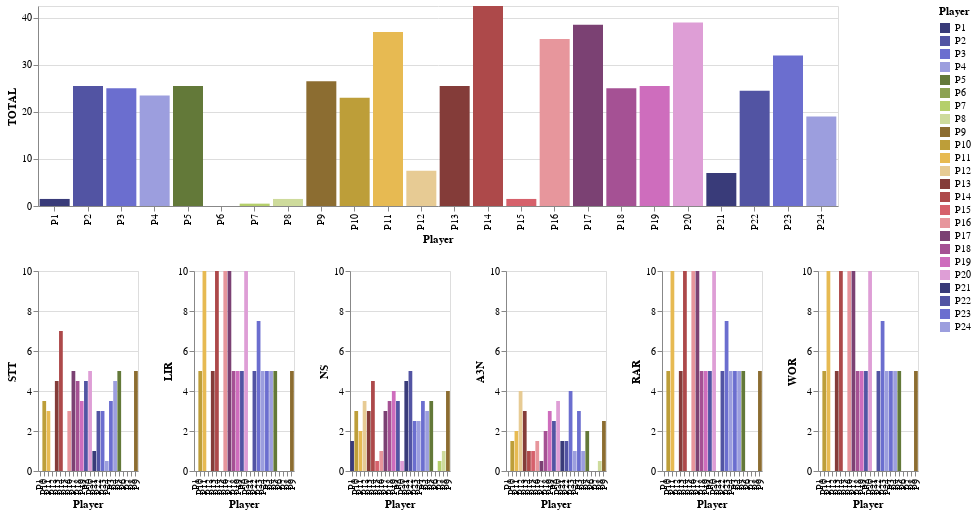

Notebook code for this chart:
### Markdown cell above
### Detailed Charts

### Code cell
#collapse-hide
dt9_8 = pd.read_csv("/home/rubens/papers_briefing/csvs/mapBattle.csv")
selector = alt.selection_single(empty='all', fields=['Player'])
l = dt9_8['Player'].tolist()
color_scale = alt.Scale(domain=l,scheme="category20b")
base = alt.Chart(dt9_8).properties(
    width=800,
    height=200
).add_selection(selector)

points = base.mark_bar(filled=True, size=30).encode(
    x=alt.X('Player:N', sort=alt.EncodingSortField(field='Test', order='descending')),
    y=alt.Y('TOTAL:Q',            
            scale=alt.Scale(domain=[0,max(dt9_8['TOTAL'].tolist())])),
    tooltip=['Test:N','Type:N'],
    color=alt.condition(selector,
                        'Player:N',
                        alt.value('lightgray'),
                        scale=color_scale),
)

hists = base.mark_bar(opacity=1.0, thickness=100).encode(
    x=alt.X('Player:N'),
    y=alt.Y('STT:Q',
            stack=None,
            scale=alt.Scale(domain=[0,10])),
    color=alt.Color('Player:N',
                    scale=color_scale),
    tooltip=['Code:N']
).transform_filter(
    selector
).properties(
    width=100,
    height=200
)

hists2 = base.mark_bar(opacity=1.0, thickness=100).encode(
    x=alt.X('Player:N'),
    y=alt.Y('LIR:Q',
            stack=None,
            scale=alt.Scale(domain=[0,10])),
    color=alt.Color('Player:N',
                    scale=color_scale),
    tooltip=['Code:N']
).transform_filter(
    selector
).properties(
    width=100,
    height=200
)

hists3 = base.mark_bar(opacity=1.0, thickness=80).encode(
    x=alt.X('Player:N'),
    y=alt.Y('NS:Q',
            stack=None,
            scale=alt.Scale(domain=[0,10])),
    color=alt.Color('Player:N',
                    scale=color_scale),
    tooltip=['Code:N']
).transform_filter(
    selector
).properties(
    width=100,
    height=200
)

hists4 = base.mark_bar(opacity=1.0, thickness=80).encode(
    x=alt.X('Player:N'),
    y=alt.Y('A3N:Q',
            stack=None,
            scale=alt.Scale(domain=[0,10])),
    color=alt.Color('Player:N',
                    scale=color_scale),
    tooltip=['Code:N']
).transform_filter(
    selector
).properties(
    width=100,
    height=200
)

hists5 = base.mark_bar(opacity=1.0, thickness=80).encode(
    x=alt.X('Player:N'),
    y=alt.Y('RAR:Q',
            stack=None,
            scale=alt.Scale(domain=[0,10])),
    color=alt.Color('Player:N',
                    scale=color_scale),
    tooltip=['Code:N']
).transform_filter(
    selector
).properties(
    width=100,
    height=200
)

hists6 = base.mark_bar(opacity=1.0, thickness=80).encode(
    x=alt.X('Player:N'),
    y=alt.Y('WOR:Q',
            stack=None,
            scale=alt.Scale(domain=[0,10])),
    color=alt.Color('Player:N',
                    scale=color_scale),
    tooltip=['Code:N']
).transform_filter(
    selector
).properties(
    width=100,
    height=200
)

alt.vconcat(points , hists | hists2 | hists3 | hists4 | hists5 | hists6)

### Figure 1 — Vega-Lite specification as saved in the notebook (floating-point values rounded to 4 significant figures)
{"config": {"view": {"continuousWidth": 400, "continuousHeight": 300}}, "vconcat": [{"mark": {"type": "bar", "filled": true, "size": 30}, "encoding": {"color": {"condition": {"type": "nominal", "field": "Player", "scale": {"domain": ["P1", "P2", "P3", "P4", "P5", "P6", "P7", "P8", "P9", "P10", "P11", "P12", "P13", "P14", "P15", "P16", "P17", "P18", "P19", "P20", "P21", "P22", "P23", "P24"], "scheme": "category20b"}, "selection": "selector006"}, "value": "lightgray"}, "tooltip": [{"type": "nominal", "field": "Test"}, {"type": "nominal", "field": "Type"}], "x": {"type": "nominal", "field": "Player", "sort": {"field": "Test", "order": "descending"}}, "y": {"type": "quantitative", "field": "TOTAL", "scale": {"domain": [0, 42.5]}}}, "height": 200, "selection": {"selector006": {"type": "single", "empty": "all", "fields": ["Player"]}}, "width": 800}, {"hconcat": [{"mark": {"type": "bar", "opacity": 1.0, "thickness": 100}, "encoding": {"color": {"type": "nominal", "field": "Player", "scale": {"domain": ["P1", "P2", "P3", "P4", "P5", "P6", "P7", "P8", "P9", "P10", "P11", "P12", "P13", "P14", "P15", "P16", "P17", "P18", "P19", "P20", "P21", "P22", "P23", "P24"], "scheme": "category20b"}}, "tooltip": [{"type": "nominal", "field": "Code"}], "x": {"type": "nominal", "field": "Player"}, "y": {"type": "quantitative", "field": "STT", "scale": {"domain": [0, 10]}, "stack": null}}, "height": 200, "selection": {"selector006": {"type": "single", "empty": "all", "fields": ["Player"]}}, "transform": [{"filter": {"selection": "selector006"}}], "width": 100}, {"mark": {"type": "bar", "opacity": 1.0, "thickness": 100}, "encoding": {"color": {"type": "nominal", "field": "Player", "scale": {"domain": ["P1", "P2", "P3", "P4", "P5", "P6", "P7", "P8", "P9", "P10", "P11", "P12", "P13", "P14", "P15", "P16", "P17", "P18", "P19", "P20", "P21", "P22", "P23", "P24"], "scheme": "category20b"}}, "tooltip": [{"type": "nominal", "field": "Code"}], "x": {"type": "nominal", "field": "Player"}, "y": {"type": "quantitative", "field": "LIR", "scale": {"domain": [0, 10]}, "stack": null}}, "height": 200, "selection": {"selector006": {"type": "single", "empty": "all", "fields": ["Player"]}}, "transform": [{"filter": {"selection": "selector006"}}], "width": 100}, {"mark": {"type": "bar", "opacity": 1.0, "thickness": 80}, "encoding": {"color": {"type": "nominal", "field": "Player", "scale": {"domain": ["P1", "P2", "P3", "P4", "P5", "P6", "P7", "P8", "P9", "P10", "P11", "P12", "P13", "P14", "P15", "P16", "P17", "P18", "P19", "P20", "P21", "P22", "P23", "P24"], "scheme": "category20b"}}, "tooltip": [{"type": "nominal", "field": "Code"}], "x": {"type": "nominal", "field": "Player"}, "y": {"type": "quantitative", "field": "NS", "scale": {"domain": [0, 10]}, "stack": null}}, "height": 200, "selection": {"selector006": {"type": "single", "empty": "all", "fields": ["Player"]}}, "transform": [{"filter": {"selection": "selector006"}}], "width": 100}, {"mark": {"type": "bar", "opacity": 1.0, "thickness": 80}, "encoding": {"color": {"type": "nominal", "field": "Player", "scale": {"domain": ["P1", "P2", "P3", "P4", "P5", "P6", "P7", "P8", "P9", "P10", "P11", "P12", "P13", "P14", "P15", "P16", "P17", "P18", "P19", "P20", "P21", "P22", "P23", "P24"], "scheme": "category20b"}}, "tooltip": [{"type": "nominal", "field": "Code"}], "x": {"type": "nominal", "field": "Player"}, "y": {"type": "quantitative", "field": "A3N", "scale": {"domain": [0, 10]}, "stack": null}}, "height": 200, "selection": {"selector006": {"type": "single", "empty": "all", "fields": ["Player"]}}, "transform": [{"filter": {"selection": "selector006"}}], "width": 100}, {"mark": {"type": "bar", "opacity": 1.0, "thickness": 80}, "encoding": {"color": {"type": "nominal", "field": "Player", "scale": {"domain": ["P1", "P2", "P3", "P4", "P5", "P6", "P7", "P8", "P9", "P10", "P11", "P12", "P13", "P14", "P15", "P16", "P17", "P18", "P19", "P20", "P21", "P22", "P23", "P24"], "scheme": "category20b"}}, "tooltip": [{"type": "nominal", "field": "Code"}], "x": {"type": "nominal", "field": "Player"}, "y": {"type": "quantitative", "field": "RAR", "scale": {"domain": [0, 10]}, "stack": null}}, "height": 200, "selection": {"selector006": {"type": "single", "empty": "all", "fields": ["Player"]}}, "transform": [{"filter": {"selection": "selector006"}}], "width": 100}, {"mark": {"type": "bar", "opacity": 1.0, "thickness": 80}, "encoding": {"color": {"type": "nominal", "field": "Player", "scale": {"domain": ["P1", "P2", "P3", "P4", "P5", "P6", "P7", "P8", "P9", "P10", "P11", "P12", "P13", "P14", "P15", "P16", "P17", "P18", "P19", "P20", "P21", "P22", "P23", "P24"], "scheme": "category20b"}}, "tooltip": [{"type": "nominal", "field": "Code"}], "x": {"type": "nominal", "field": "Player"}, "y": {"type": "quantitative", "field": "WOR", "scale": {"domain": [0, 10]}, "stack": null}}, "height": 200, "selection": {"selector006": {"type": "single", "empty": "all", "fields": ["Player"]}}, "transform": [{"filter": {"selection": "selector006"}}], "width": 100}]}], "data": {"name": "data-fddb509c837c2affd1b7c2eb2d95f13c"}, "$schema": "https://vega.github.io/schema/vega-lite/v4.8.1.json", "datasets": {"data-fddb509c837c2affd1b7c2eb2d95f13c": [{"Player": "P1", "STT": 0.0, "LIR": 0.0, "RAR": 0.0, "WOR": 0.0, "NS": 1.5, "A3N": 0.0, "TOTAL": 1.5, "Test": "LBattle-31696507", "Type": "LE", "Code": "attack(Ranged,lessHealthy) attack(Heavy,closest)"}, {"Player": "P2", "STT": 4.5, "LIR": 5.0, "RAR": 5.0, "WOR": 5.0, "NS": 3.5, "A3N": 2.5, "TOTAL": 25.5, "Test": "Battle-31696509", "Type": "LE", "Code": "for(u) (attack(Ranged,closest,u)) attack(Heavy,closest)"}, {"Player": "P3", "STT": 3.5, "LIR": 5.0, "RAR": 5.0, "WOR": 5.0, "NS": 3.5, "A3N": 3.0, "TOTAL": 25.0, "Test": "LBattle-31696511", "Type": "ME", "Code": "attack(Ranged,closest) for(u) (attack(Heavy,closest,u))"}, {"Player": "P4", "STT": 4.5, "LIR": 5.0, "RAR": 5.0, "WOR": 5.0, "NS": 3.0, "A3N": 1.0, "TOTAL": 23.5, "Test": "LBattle-31696506", "Type": "ME", "Code": "for(u) (attack(Heavy,closest,u) attack(Ranged,closest,u))"}, {"Player": "P5", "STT": 5.0, "LIR": 5.0, "RAR": 5.0, "WOR": 5.0, "NS": 3.5, "A3N": 2.0, "TOTAL": 25.5, "Test": "Battle-31696509", "Type": "ME", "Code": "for(u) (attack(Ranged,closest,u)) for(u) (attack(Heavy,closest,u))"}, {"Player": "P6", "STT": 0.0, "LIR": 0.0, "RAR": 0.0, "WOR": 0.0, "NS": 0.0, "A3N": 0.0, "TOTAL": 0.0, "Test": "Battle-31696509", "Type": "LE", "Code": "for(u) (attack(Heavy,closest,u) moveToUnit(Ranged,Ally,strongest,u))"}, {"Player": "P7", "STT": 0.0, "LIR": 0.0, "RAR": 0.0, "WOR": 0.0, "NS": 0.5, "A3N": 0.0, "TOTAL": 0.5, "Test": "LB-42826120", "Type": "LE", "Code": "for(u) (moveToUnit(Ranged,Ally,strongest,u)) for(u) (attack(Ranged,closest,u))"}, {"Player": "P8", "STT": 0.0, "LIR": 0.0, "RAR": 0.0, "WOR": 0.0, "NS": 1.0, "A3N": 0.5, "TOTAL": 1.5, "Test": "LBattle-31696511", "Type": "LE", "Code": "moveToUnit(Ranged,Enemy,closest) attack(Ranged,lessHealthy) attack(Heavy,closest)"}, {"Player": "P9", "STT": 5.0, "LIR": 5.0, "RAR": 5.0, "WOR": 5.0, "NS": 4.0, "A3N": 2.5, "TOTAL": 26.5, "Test": "Battle-31696509", "Type": "MP", "Code": "attack(Heavy,closest) if(HaveUnitsToDistantToEnemy(Heavy,7)) (attack(Ranged,closest))"}, {"Player": "P10", "STT": 3.5, "LIR": 5.0, "RAR": 5.0, "WOR": 5.0, "NS": 3.0, "A3N": 1.5, "TOTAL": 23.0, "Test": "LBattle-31696507", "Type": "ME", "Code": "attack(Heavy,closest) if(HaveUnitsToDistantToEnemy(Ranged,8)) (attack(Ranged,closest))"}, {"Player": "P11", "STT": 3.0, "LIR": 10.0, "RAR": 10.0, "WOR": 10.0, "NS": 2.0, "A3N": 2.0, "TOTAL": 37.0, "Test": "LBattle-31696507", "Type": "LE", "Code": "moveToUnit(Ranged,Ally,strongest) for(u) (attack(Ranged,closest,u) attack(Heavy,closest,u))"}, {"Player": "P12", "STT": 0.0, "LIR": 0.0, "RAR": 0.0, "WOR": 0.0, "NS": 3.5, "A3N": 4.0, "TOTAL": 7.5, "Test": "LB-42826107", "Type": "LE", "Code": "if(HaveUnitsToDistantToEnemy(Ranged,9)) (attack(Ranged,closest)) (attack(Heavy,lessHealthy))"}, {"Player": "P13", "STT": 4.5, "LIR": 5.0, "RAR": 5.0, "WOR": 5.0, "NS": 3.0, "A3N": 3.0, "TOTAL": 25.5, "Test": "Battle-31696509", "Type": "LE", "Code": "if(HaveUnitsToDistantToEnemy(Ranged,8)) (attack(Ranged,closest)) for(u) (attack(Heavy,closest,u))"}, {"Player": "P14", "STT": 7.0, "LIR": 10.0, "RAR": 10.0, "WOR": 10.0, "NS": 4.5, "A3N": 1.0, "TOTAL": 42.5, "Test": "LB-42826107", "Type": "MP", "Code": "attack(Ranged,closest) for(u) (if(HaveUnitsToDistantToEnemy(Heavy,9,u)) (attack(Heavy,closest,u)))"}, {"Player": "P15", "STT": 0.0, "LIR": 0.0, "RAR": 0.0, "WOR": 0.0, "NS": 0.5, "A3N": 1.0, "TOTAL": 1.5, "Test": "LB-42826107", "Type": "LE", "Code": "if(HaveUnitsToDistantToEnemy(Ranged,9)) (attack(Ranged,closest)) moveaway(Heavy) attack(Heavy,closest)"}, {"Player": "P16", "STT": 3.0, "LIR": 10.0, "RAR": 10.0, "WOR": 10.0, "NS": 1.0, "A3N": 1.5, "TOTAL": 35.5, "Test": "LB-42826120", "Type": "MP", "Code": "for(u) (moveToUnit(Ranged,Ally,strongest,u) attack(Ranged,closest,u)) for(u) (attack(Heavy,closest,u))"}, {"Player": "P17", "STT": 5.0, "LIR": 10.0, "RAR": 10.0, "WOR": 10.0, "NS": 3.0, "A3N": 0.5, "TOTAL": 38.5, "Test": "LBattle-31696511", "Type": "MP", "Code": "attack(Heavy,closest) for(u) (if(HaveQtdUnitsAttacking(Ranged,1)) (moveaway(Ranged,u)) attack(Ranged,closest,u))"}, {"Player": "P18", "STT": 4.5, "LIR": 5.0, "RAR": 5.0, "WOR": 5.0, "NS": 3.5, "A3N": 2.0, "TOTAL": 25.0, "Test": "LBattle-31696511", "Type": "LE", "Code": "if(HaveUnitsinEnemyRange(Ranged)) (attack(Ranged,closest)) (moveToUnit(Ranged,Enemy,weakest) attack(Heavy,closest))"}, {"Player": "P19", "STT": 3.5, "LIR": 5.0, "RAR": 5.0, "WOR": 5.0, "NS": 4.0, "A3N": 3.0, "TOTAL": 25.5, "Test": "LBattle-31696506", "Type": "MP", "Code": "moveToUnit(Heavy,Enemy,closest) for(u) (attack(Heavy,closest,u)) for(u) (if(HaveEnemiesStrongest(Ranged,u)) (attack(Ranged,closest,u)))"}, {"Player": "P20", "STT": 5.0, "LIR": 10.0, "RAR": 10.0, "WOR": 10.0, "NS": 0.5, "A3N": 3.5, "TOTAL": 39.0, "Test": "LBattle-31696507", "Type": "MP", "Code": "for(u) (attack(Heavy,closest,u)) for(u) (if(HaveEnemiesStrongest(Ranged,u)) (moveToUnit(Ranged,Ally,strongest,u))) attack(Ranged,closest)"}, {"Player": "P21", "STT": 1.0, "LIR": 0.0, "RAR": 0.0, "WOR": 0.0, "NS": 4.5, "A3N": 1.5, "TOTAL": 7.0, "Test": "Battle-31696509", "Type": "LE", "Code": "if(HaveEnemiesinUnitsRange(Ranged)) (attack(Ranged,closest)) attack(Heavy,weakest) moveToUnit(Ranged,Ally,farthest) attack(Ranged,strongest)"}, {"Player": "P22", "STT": 3.0, "LIR": 5.0, "RAR": 5.0, "WOR": 5.0, "NS": 5.0, "A3N": 1.5, "TOTAL": 24.5, "Test": "LB-42826120", "Type": "ME", "Code": "for(u) (if(HaveEnemiesinUnitsRange(Ranged,u)) (attack(Ranged,closest,u)) (attack(Heavy,closest,u))) for(u) (moveaway(Ranged,u) attack(Ranged,closest,u))"}, {"Player": "P23", "STT": 3.0, "LIR": 7.5, "RAR": 7.5, "WOR": 7.5, "NS": 2.5, "A3N": 4.0, "TOTAL": 32.0, "Test": "LB-42826120", "Type": "LE", "Code": "attack(Heavy,closest) if(HaveUnitsToDistantToEnemy(Ranged,7)) (attack(Ranged,closest)) if(HaveQtdUnitsbyType(Heavy,2)) (moveToUnit(Ranged,Ally,strongest))"}, {"Player": "P24", "STT": 0.5, "LIR": 5.0, "RAR": 5.0, "WOR": 5.0, "NS": 2.5, "A3N": 1.0, "TOTAL": 19.0, "Test": "LB-42826107", "Type": "ME", "Code": "for(u) (attack(Heavy,strongest,u)) if(HaveQtdUnitsbyType(Heavy,3)) (moveToUnit(Ranged,Ally,lessHealthy)) (attack(Ranged,closest)) for(u) (moveaway(Ranged,u)) moveaway(Ranged)"}]}}
